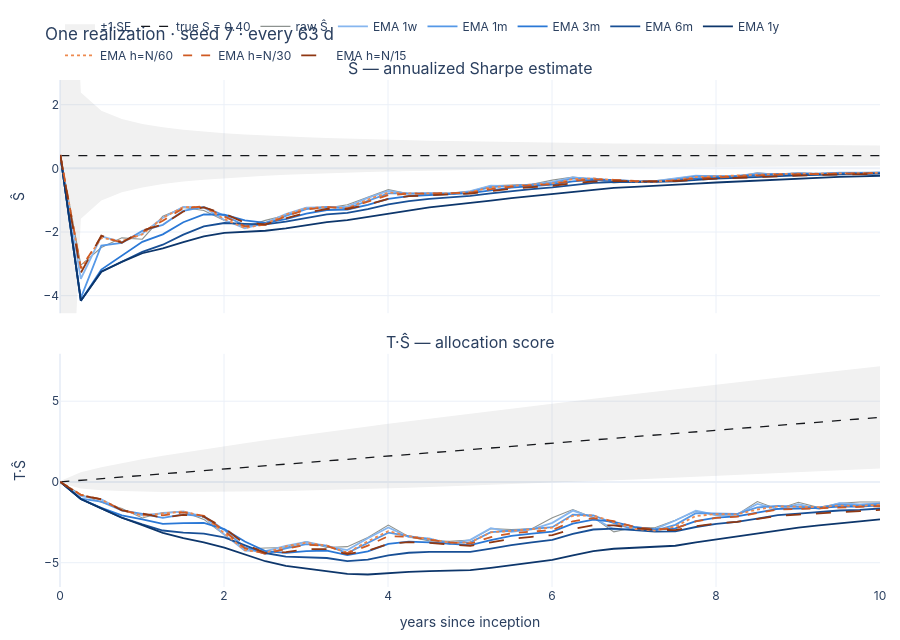

Write notebook code for a chart like this one.
### Markdown cell above
## Static views

These cells run without widgets, which is useful for exporting or sharing a rendered notebook. Change the arguments to explore.

### Code cell
fig_paths(S=0.4, seed=7, k=63, visible=IDS).show()
